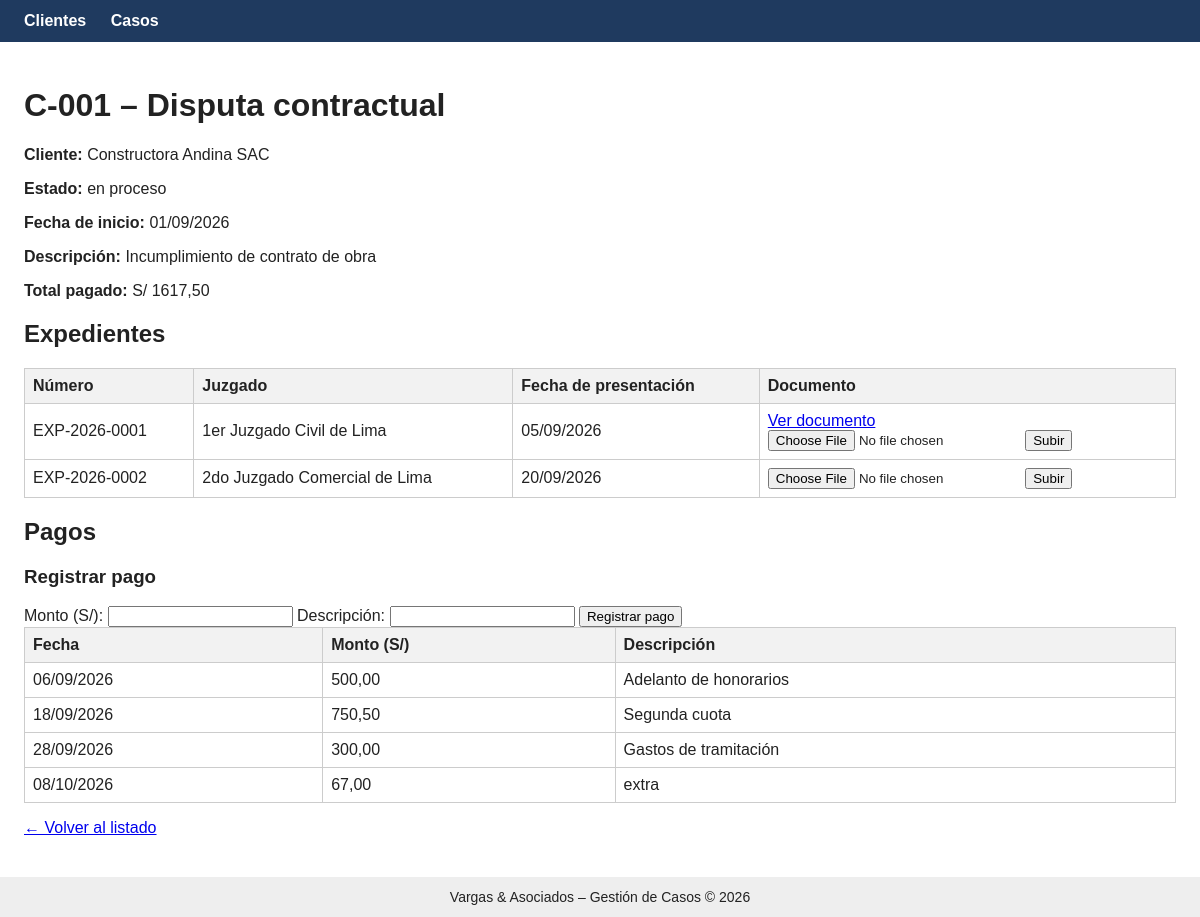
The page /casos/1/ on the database its author committed.
### casos/models.py (models this page shows, shortened)
class Caso(models.Model):
    codigo = models.CharField(max_length=20, unique=True)
    titulo = models.CharField(max_length=200)
    descripcion = models.TextField(blank=True)
    fecha_inicio = models.DateField()
    cliente = models.ForeignKey(
        Cliente, on_delete=models.PROTECT, related_name="casos"
    )
    estado = models.ForeignKey(
        EstadoCaso, on_delete=models.PROTECT, related_name="casos"
    )
    abogados = models.ManyToManyField(
        settings.AUTH_USER_MODEL, related_name="casos_asignados"
    )
    def total_pagado(self):
        total = self.pagos.aggregate(total=Sum("monto"))["total"]
        return total or Decimal("0")

class Cliente(models.Model):
    nombres = models.CharField(max_length=150)
    documento = models.CharField("DNI o RUC", max_length=11, unique=True)
    telefono = models.CharField(max_length=20, blank=True)
    correo = models.EmailField(blank=True)

class EstadoCaso(models.Model):
    nombre = models.CharField(max_length=50, unique=True)
    permite_pagos = models.BooleanField(default=False)

class Expediente(models.Model):
    numero = models.CharField(max_length=30, unique=True)
    juzgado = models.CharField(max_length=150)
    fecha_presentacion = models.DateField()
    caso = models.ForeignKey(
        Caso, on_delete=models.CASCADE, related_name="expedientes"
    )
    documento = models.FileField(upload_to="expedientes/", blank=True)

class Pago(models.Model):
    caso = models.ForeignKey(
        Caso, on_delete=models.PROTECT, related_name="pagos"
    )
    monto = models.DecimalField(max_digits=10, decimal_places=2)
    fecha = models.DateField()
    descripcion = models.CharField(max_length=200, blank=True)

### casos/views.py (the view)
# urls.py: path("casos/<int:id>/", views.detalle_caso, name="detalle_caso"),
def detalle_caso(request, id):
    caso = get_object_or_404(Caso, pk=id)
    return render(
        request,
        "casos/detalle_caso.html",
        {
            "caso": caso,
            "expedientes": caso.expedientes.all(),
            "pagos": caso.pagos.order_by("fecha"),
        },
    )

### casos/templates/casos/detalle_caso.html (shortened to what this page needs)
{% extends "casos/base.html" %}
{% block contenido %}
<h1>{{ caso.codigo }} &ndash; {{ caso.titulo }}</h1>
<p><strong>Cliente:</strong> {{ caso.cliente.nombres }}</p>
<p><strong>Estado:</strong> {{ caso.estado.nombre }}</p>
<p><strong>Fecha de inicio:</strong> {{ caso.fecha_inicio|date:"d/m/Y" }}</p>
<p><strong>Descripción:</strong> {{ caso.descripcion }}</p>
<p><strong>Total pagado:</strong> S/ {{ caso.total_pagado|floatformat:2 }}</p>
<h2>Expedientes</h2>
<table>
  <tr><th>Número</th><th>Juzgado</th><th>Fecha de presentación</th><th>Documento</th></tr>
  {% for e in expedientes %}
  <tr>
    <td>{{ e.numero }}</td>
    <td>{{ e.juzgado }}</td>
    <td>{{ e.fecha_presentacion|date:"d/m/Y" }}</td>
    <td>
      {% if e.documento %}
        <a href="{{ e.documento.url }}" target="_blank">Ver documento</a><br>
      {% endif %}
      <form method="post" enctype="multipart/form-data"
            action="{% url 'casos:subir_documento' e.id %}">
        <input type="file" name="documento" required>
        <button type="submit">Subir</button>
      </form>
    </td>
  </tr>
  {% empty %}
  <tr><td colspan="4">Este caso no tiene expedientes.</td></tr>
  {% endfor %}
</table>
<h2>Pagos</h2>
<h3>Registrar pago</h3>
<form method="post" action="{% url 'casos:registrar_pago' caso.id %}">
  <label>Monto (S/): <input type="text" name="monto" required></label>
  <label>Descripción: <input type="text" name="descripcion"></label>
  <button type="submit">Registrar pago</button>
</form>
<table>
  <tr><th>Fecha</th><th>Monto (S/)</th><th>Descripción</th></tr>
  {% for p in pagos %}
  <tr>
    <td>{{ p.fecha|date:"d/m/Y" }}</td>
    <td>{{ p.monto|floatformat:2 }}</td>
    <td>{{ p.descripcion }}</td>
  </tr>
  {% empty %}
  <tr><td colspan="3">No hay pagos registrados.</td></tr>
  {% endfor %}
</table>
<p><a href="{% url 'casos:lista_casos' %}">&larr; Volver al listado</a></p>
{% endblock %}

### casos/templates/casos/base.html (style rules this page uses)
body { font-family: Arial, sans-serif; margin: 0; color: #222; }
table { border-collapse: collapse; width: 100%; }
th, td { border: 1px solid #ccc; padding: 8px; text-align: left; }
th { background: #f2f2f2; }

### rows shown on the page
Caso: codigo "C-001", titulo "Disputa contractual", cliente.nombres "Constructora Andina SAC", estado.nombre "en proceso", fecha_inicio "01/09/2026", descripcion "Incumplimiento de contrato de obra", total_pagado "1617,50"
Expediente: numero "EXP-2026-0001", juzgado "1er Juzgado Civil de Lima", fecha_presentacion "05/09/2026"
Expediente: numero "EXP-2026-0002", juzgado "2do Juzgado Comercial de Lima", fecha_presentacion "20/09/2026"
Pago: fecha "06/09/2026", monto "500,00", descripcion "Adelanto de honorarios"
Pago: fecha "18/09/2026", monto "750,50", descripcion "Segunda cuota"
Pago: fecha "28/09/2026", monto "300,00", descripcion "Gastos de tramitación"
Pago: fecha "08/10/2026", monto "67,00", descripcion "extra"
